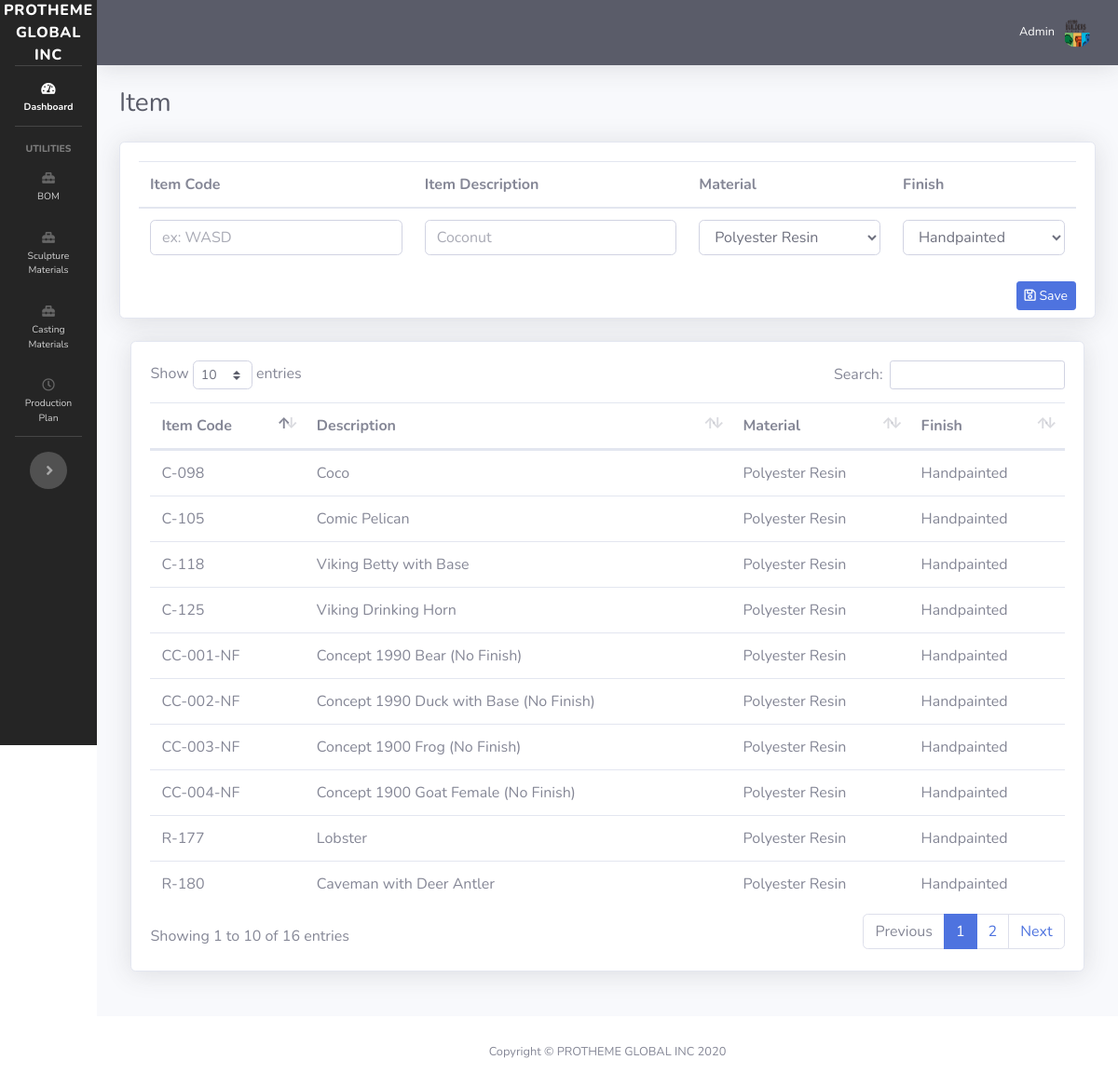
/item.php, run on the app's committed database.
### tables this page shows
CREATE TABLE `item` (
  `id` int(11) NOT NULL,
  `item_code` varchar(128) NOT NULL,
  `item_description` varchar(128) NOT NULL,
  `material` varchar(128) NOT NULL,
  `finish` varchar(128) NOT NULL
);

### item.php (the view, shortened to what this page needs)
<?php
require_once 'dbh.php';
include("sidebar.php");
$getItems = $mysqli->query('SELECT * FROM item') or die ($mysqli->error);
?>
<div id="content-wrapper" class="d-flex flex-column">
    <div id="content">
        <?php
        include("topbar.php");
        ?>
        <div class="container-fluid">
            <div class="d-sm-flex align-items-center justify-content-between mb-4">
                <h1 class="h3 mb-0 text-gray-800">Item</h1>
            </div>
            <div class="row">
                <div class="col-lg-12 mb-4">
                    <div class="card shadow mb-4">
                        <form action="process_item.php" method="POST" class="mb-1">
                            <div class="card-body">
                                <table class="table">
                                    <thead>
                                    <tr>
                                        <th>Item Code</th>
                                        <th>Item Description</th>
                                        <th>Material</th>
                                        <th>Finish</th>
                                    </tr>
                                    </thead>
                                    <tbody>
                                    <tr>
                                        <td><input class="form-control" name="item_code" placeholder="ex: WASD" required></td>
                                        <td>
                                            <input type="text" class="form-control" name="description" placeholder="Coconut" required>
                                        </td>
                                        <td>
                                            <select class="form-control" name="material" required>
                                                <option value="Polyester Resin">Polyester Resin</option>
                                            </select>
                                        </td>
                                        <td>
                                            <select class="form-control" name="finish" required>
                                                <option value="Handpainted">Handpainted</option>
                                            </select>
                                        </td>
                                    </tr>
                                    </tbody>
                                </table>
                                <button type="submit" class="btn btn-primary btn-sm mb-1 float-right" name="save"><i class="far fa-save"></i> Save</button>
                        </form>
                    </div>
                </div>
                <div class="col-lg-12 mb-4">
                    <div class="card shadow mb-12" style="padding: 2%;">
                        <table class="table" id="dataTable">
                            <thead>
                            <tr>
                                <th>Item Code</th>
                                <th>Description</th>
                                <th>Material</th>
                                <th>Finish</th>
                            </tr>
                            </thead>
                            <tbody>
                            <?php while($newItems=$getItems->fetch_assoc()){ ?>
                                <tr>
                                    <td><?php echo $newItems['item_code']; ?></td>
                                    <td><?php echo $newItems['item_description']; ?></td>
                                    <td><?php echo $newItems['material']; ?></td>
                                    <td><?php echo $newItems['finish']; ?></td>
                                </tr>
                            <?php }?>
                            </tbody>
                        </table>
                    </div>
                </div>
            </div>
        </div>
    </div>
</div>
<?php include("footer.php"); ?>

### sidebar.php (style rules this page uses)
::placeholder { opacity: 0.7 !important; }
body, input, textarea { scroll-behavior: smooth !important; }

### data on the page
item: item_code "R-177", item_description "Lobster", material "Polyester Resin", finish "Handpainted"
item: item_code "C-098", item_description "Coco", material "Polyester Resin", finish "Handpainted"
item: item_code "C-105", item_description "Comic Pelican", material "Polyester Resin", finish "Handpainted"
item: item_code "C-118", item_description "Viking Betty with Base", material "Polyester Resin", finish "Handpainted"
item: item_code "C-125", item_description "Viking Drinking Horn", material "Polyester Resin", finish "Handpainted"
item: item_code "CC-001-NF", item_description "Concept 1990 Bear (No Finish)", material "Polyester Resin", finish "Handpainted"
item: item_code "CC-002-NF", item_description "Concept 1990 Duck with Base (No Finish)", material "Polyester Resin", finish "Handpainted"
item: item_code "CC-003-NF", item_description "Concept 1900 Frog (No Finish)", material "Polyester Resin", finish "Handpainted"
item: item_code "CC-004-NF", item_description "Concept 1900 Goat Female (No Finish)", material "Polyester Resin", finish "Handpainted"
item: item_code "R-180", item_description "Caveman with Deer Antler", material "Polyester Resin", finish "Handpainted"
